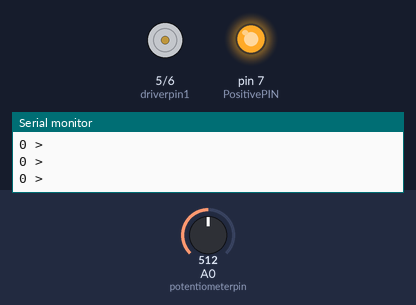
Recording of a sketch running on a simulated Arduino Uno, built with avr-gcc and run on an emulated ATmega328P. Parts: motor-driver pin pairs drawn as motors (green arrow = first pin HIGH = forward, orange = second pin HIGH = backward, longer = more drive), output pins drawn as LEDs (lit = HIGH), the last lines printed to the serial monitor. The test bench sets the inputs (shaded band); at power-on: A0 (potentiometerpin) = 512.

Above: at 1.2 s.
1.3 s: A0 (potentiometerpin) set to 306
At 1.8 s:
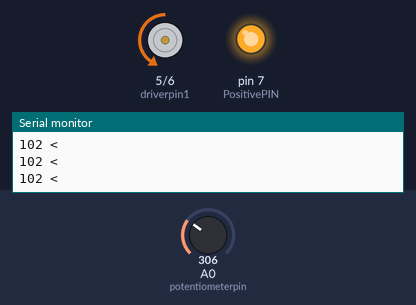
2.8 s: A0 (potentiometerpin) set to 122
At 4.0 s:
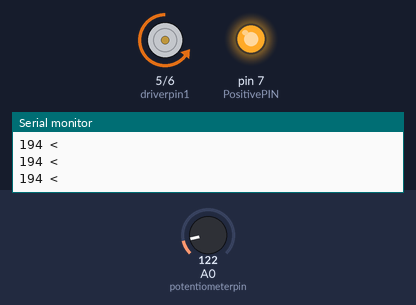
4.3 s: A0 (potentiometerpin) set to 716
At 5.0 s:
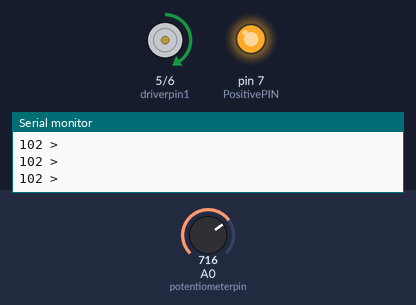
5.8 s: A0 (potentiometerpin) set to 900
At 6.8 s:
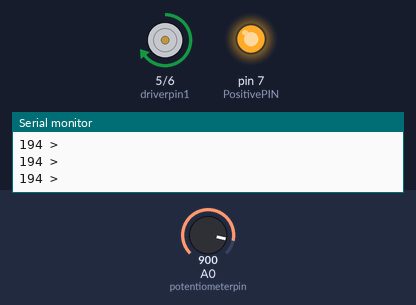
Timing chart, 0 to 8.3 s (numbered marks = the images above; inputs shaded):
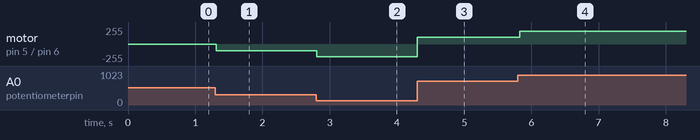

The sketch:

Motor_Driver.ino
```cpp
/*
 * This code is meant to be used with a L298D motor driver board
 *
 * I made a YouTube video about this project on my channel Lunar Lightshow Productions
 * Check it out https://youtu.be/7L8WQISUx98
 */

const int PositivePIN = 7;

const int driverpin1 = 5;

const int driverpin2 = 6;

const int potentiometerpin = A0;

void setup() {
  Serial.begin(9600);
  pinMode(PositivePIN, OUTPUT);
  pinMode(driverpin1, OUTPUT);
  pinMode(driverpin2, OUTPUT);
  pinMode(potentiometerpin, INPUT);
  digitalWrite(PositivePIN, HIGH);
}
void loop() {
  int potValue = analogRead(potentiometerpin);

  //Serial.println(potValue);
  int motorValue = potValue - 511;
  //Serial.println(motorValue);

  int finalmotorValue = abs(motorValue) * 0.5;

  if (finalmotorValue <= 30) {
    finalmotorValue = 0;
  }

  Serial.print(finalmotorValue);

  if (motorValue >= 0) {
  analogWrite(driverpin1, finalmotorValue);
  digitalWrite(driverpin2,LOW);
  Serial.println(" >");

  } else if (motorValue <= 0) {
  analogWrite(driverpin2, finalmotorValue);
  digitalWrite(driverpin1,LOW);
  Serial.println(" <");
  }
  delay(25);
}
```

Measured:
- after the input at 1.3 s, motor on pin 5 (driverpin1) / pin 6 (driverpin2): stopped → backward 102/255 at once
- after the input at 2.8 s, motor on pin 5 (driverpin1) / pin 6 (driverpin2): backward 102/255 → backward 194/255 at once
- after the input at 4.3 s, motor on pin 5 (driverpin1) / pin 6 (driverpin2): backward 194/255 → forward 102/255 at once
- after the input at 5.8 s, motor on pin 5 (driverpin1) / pin 6 (driverpin2): forward 102/255 → forward 194/255 at once
